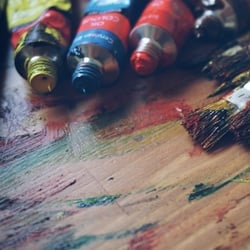
#> input picture Web Development/Dasmoto Project/resources/css/finnish.jpeg, 250 x 250 px
$ python rotate_and_blur.py '../../../Dasmoto Project/resources/css/finnish.jpeg'
#> lines starting #> are read from the running program, lines starting #| are printed output that depends on the picture; after the words box and inside, x2 and y2 are one past the last pixel; in counts of white or black regions, pixels touching at a corner belong together
import cv2
import numpy as np
import argparse
import os
import tempfile
from pathlib import Path
import fitz  # PyMuPDF
from PIL import Image  # For additional image format support


def read_file(input_path):
    """
    Read various file formats and convert to a numpy array.
    Supports PDF, PNG, JPEG, TIFF, and other common image formats.

    Parameters:
    input_path (str): Path to input file

    Returns:
    numpy.ndarray: Grayscale image as numpy array
    """
    file_ext = Path(input_path).suffix.lower()

    if file_ext == '.pdf':
        # Handle PDF files
        try:
            # Open PDF and get first page
            pdf_doc = fitz.open(input_path)
            if pdf_doc.page_count == 0:
                raise ValueError("PDF file is empty")

            # Get first page
            page = pdf_doc[0]

            # Convert to image
            pix = page.get_pixmap()

            # Create a temporary file to store the image
            with tempfile.NamedTemporaryFile(suffix='.png', delete=False) as tmp_file:
                pix.save(tmp_file.name)
                # Read the temporary file with OpenCV
                img = cv2.imread(tmp_file.name, cv2.IMREAD_GRAYSCALE)
                # Clean up
                os.unlink(tmp_file.name)

            pdf_doc.close()
            return img

        except Exception as e:
            raise ValueError(f"Error processing PDF: {str(e)}")

    else:
        try:
            # Try reading with OpenCV first
            img = cv2.imread(input_path, cv2.IMREAD_GRAYSCALE)
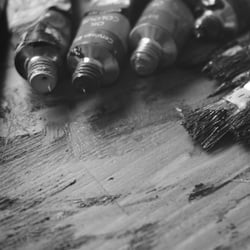
#> img: shape (250, 250); min 11, max 255, mean 109.4

            if img is None:
                # If OpenCV fails, try with PIL
                with Image.open(input_path) as pil_img:
                    # Convert to grayscale
                    pil_img = pil_img.convert('L')
                    # Convert to numpy array
                    img = np.array(pil_img)

            return img

        except Exception as e:
            raise ValueError(f"Error reading image file: {str(e)}")


def process_image(input_path, output_dir, angle=8, sigma=1.0):
    """
    Process an image by rotating it and applying Gaussian blur.

    Parameters:
    input_path (str): Path to input file (PDF or image)
    output_dir (str): Directory to save processed images
    angle (float): Rotation angle in degrees
    sigma (float): Gaussian blur sigma value
    """
    # Create output directory if it doesn't exist
    os.makedirs(output_dir, exist_ok=True)

    # Read the input file
    print(f"Reading input file: {input_path}")
    img = read_file(input_path)

    if img is None:
        raise ValueError("Failed to read input file")

    # Get image dimensions
    height, width = img.shape
#> height = 250; width = 250
    print(f"Image dimensions: {width}x{height}")
#| Image dimensions: 250x250

    # Rotate image
    print(f"Rotating image by {angle} degrees")
    rotation_matrix = cv2.getRotationMatrix2D((width/2, height/2), angle, 1.0)
    rotated = cv2.warpAffine(img, rotation_matrix, (width, height),
                             flags=cv2.INTER_LINEAR, borderValue=255)
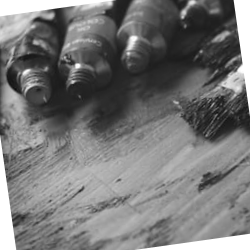
#> rotated: shape (250, 250); min 13, max 255, mean 119.3

    # Create circular mask
    center = (width//2, height//2)
#> center = (125, 125)
    radius = min(width, height)//2
#> radius = 125
    mask = np.zeros((height, width), dtype=np.uint8)
    cv2.circle(mask, center, radius, 255, -1)
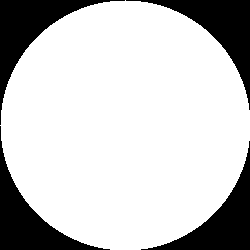
#> mask: shape (250, 250); 78.5% white; 4 black regions, box (x1, y1, x2, y2) and area: (0, 0, 125, 125) 3481, (126, 0, 250, 110) 3356, (0, 126, 110, 250) 3356, (141, 141, 250, 250) 3232

    # Apply mask to rotated image
    masked = cv2.bitwise_and(rotated, mask)
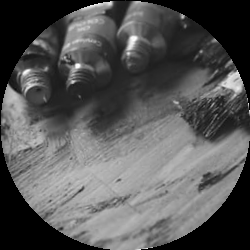
#> masked: shape (250, 250); min 0, max 254, mean 86.5
    masked[mask == 0] = 255  # Set outside to white
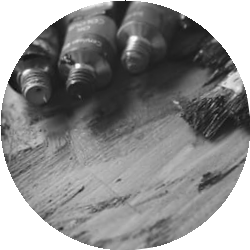
#> masked: shape (250, 250); min 13, max 255, mean 141.2

    # Apply Gaussian blur
    print(f"Applying Gaussian blur with sigma={sigma}")
    blurred = cv2.GaussianBlur(masked, (0, 0), sigma)
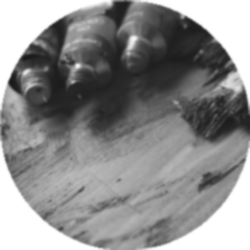
#> blurred: shape (250, 250); min 25, max 255, mean 141.2

    # Save results
    base_name = Path(input_path).stem

    # Save rotated image
    rotated_path = os.path.join(output_dir, f"{base_name}_rotated.png")
    cv2.imwrite(rotated_path, masked)

    # Save blurred image
    blurred_path = os.path.join(output_dir, f"{base_name}_rotated_blurred.png")
    cv2.imwrite(blurred_path, blurred)

    return rotated_path, blurred_path


def main():
    parser = argparse.ArgumentParser(
        description='Process image/PDF with rotation and blur')
    parser.add_argument('input_path', help='Path to input file (PDF or image)')
    parser.add_argument('--output_dir', default='output',
                        help='Output directory')
    parser.add_argument('--angle', type=float, default=8.0,
                        help='Rotation angle in degrees')
    parser.add_argument('--sigma', type=float, default=1.0,
                        help='Gaussian blur sigma')

    args = parser.parse_args()

    try:
        rotated_path, blurred_path = process_image(
            args.input_path,
            args.output_dir,
            args.angle,
            args.sigma
        )
        print(f"Saved rotated image to: {rotated_path}")
        print(f"Saved blurred image to: {blurred_path}")
    except Exception as e:
        print(f"Error processing file: {str(e)}")
        return 1
    return 0


if __name__ == "__main__":
    exit(main())
#> (the program exits here)
